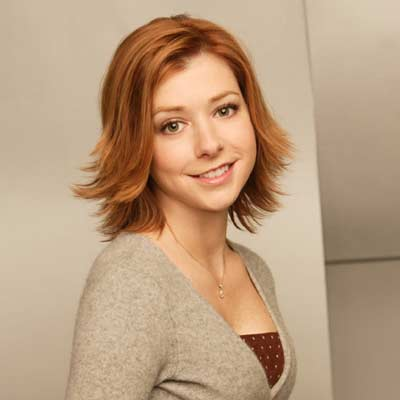
#> input picture try/head1.jpg, 400 x 400 px
$ python imgHistSim1.py
#> lines starting #> are read from the running program, lines starting #| are printed output that depends on the picture
#> further down, img1 is the input picture: PIL image 400x400 RGB; mean R, G, B 186.3, 156.6, 127.8
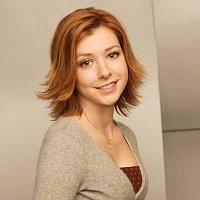
#> input picture try/head3.jpg, 200 x 200 px
#> further down, img2 is the input picture: PIL image 200x200 RGB; mean R, G, B 186, 156.3, 127.6
### try/histogram.py
# This module can classify the image by histogram.
# This method is easy for someone who is a beginner in Image classification.
#
# author MashiMaroLjc
# version 2016-2-16

def classfiy_histogram(image1, image2, size=(128, 128)):
    ''' 'image1' and 'image2' is a Image Object.
    You can build it by 'Image.open(path)'.
    'Size' is parameter what the image will resize to it.It's 256 * 256 when it default.
    This function return the similarity rate betweene 'image1' and 'image2'
    '''
#> called with size = (128, 128)
    image1 = image1.resize(size).convert("RGB")
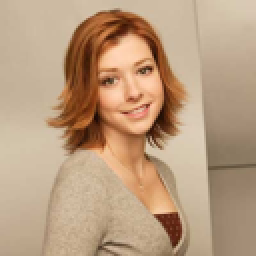
#> image1: PIL image 128x128 RGB (shown 2 times larger); mean R, G, B 186.3, 156.6, 127.8
    g = image1.histogram()
#> g = 768 values, max 830 at index 204, min 0 at index 0, mean 64

    image2 = image2.resize(size).convert("RGB")
    s = image2.histogram()
#> s = 768 values, max 695 at index 204, min 0 at index 0, mean 64

    assert len(g) == len(s), "error"

    data = []

    for index in range(0, len(g)):
        if g[index] != s[index]:
            data.append(1 - abs(g[index] - s[index]) / max(g[index], s[index]))
        else:
            data.append(1)
#> after the loop, data = 768 values, max 1 at index 0, min 0 at index 29, mean 0.832
#| 83.2%

    return float(sum(data)) / len(g)

### try/histogram2.py
# This module can classfiy the image by Average Hash Method with spilt the image to 16 pieces.
# Then calculate every piece ,consider all data and return the result
#
# author MashiMaroLjc
# version 2016-2-17

def calculate(image1, image2):
    g = image1.histogram()
    s = image2.histogram()
    assert len(g) == len(s), "error"

    data = []

    for index in range(0, len(g)):
        if g[index] != s[index]:
            data.append(1 - abs(g[index] - s[index]) / max(g[index], s[index]))
        else:
            data.append(1)

    return float(sum(data)) / len(g)


def split_imgae(image, part_size):
#> called with part_size = (32, 32)
    pw, ph = part_size
    w, h = image.size
#> w = 128; h = 128

    sub_image_list = []

    assert w % pw == h % ph == 0, "error"

    for i in range(0, w, pw):
        for j in range(0, h, ph):
            sub_image = image.crop((i, j, i + pw, j + ph)).copy()
            sub_image_list.append(sub_image)
#> after the loop, sub_image_list = 16 items

    return sub_image_list


def classfiy_histogram_with_split(image1, image2, size=(128, 128), part_size=(32, 32)):
    ''' 'image1' and 'image2' is a Image Object.
    You can build it by 'Image.open(path)'.
    'Size' is parameter what the image will resize to it.It's 256 * 256 when it default.
    'part_size' is size of piece what the image will be divided.It's 64*64 when it default.
    This function return the similarity rate betweene 'image1' and 'image2'
    '''
    image1 = image1.resize(size).convert("RGB")
    sub_image1 = split_imgae(image1, part_size)
#> sub_image1 = 16 items

    image2 = image2.resize(size).convert("RGB")
    sub_image2 = split_imgae(image2, part_size)
#> sub_image2 = 16 items

    sub_data = 0
    for im1, im2 in zip(sub_image1, sub_image2):
        sub_data += calculate(im1, im2)
#> this loop made 16 passes
#> sub_data on passes 1 to 12: 0.957, 1.75, 2.64, 3.58, 4.26, 4.96, 5.66, 6.43, 7.06, 7.75, 8.43, 9.14
#> after the loop, sub_data = 12.68

    x = size[0] / part_size[0]
    y = size[1] / part_size[1]

    pre = round((sub_data / (x * y)), 3)
#> pre = 0.792
#| 79.2%
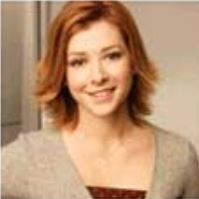
#> input picture try/head2.jpg, 199 x 199 px
#> further down, im2 is the input picture: shape (199, 199, 3); mean B, G, R 114.2, 146.3, 184.6
    return pre


__all__ = [classfiy_histogram_with_split]

### try/histogramCv.py
import cv2
import numpy as np


# This module can classify the image by histogram.
# This method is easy for someone who is a beginner in Image classification.
#
# author MashiMaroLjc
# version 2016-2-16

def classfiy_histogram(image1, image2, size=(64, 64)):
    ''' 'image1' and 'image2' is a Image Object.
    You can build it by 'Image.open(path)'.
    'Size' is parameter what the image will resize to it.It's 256 * 256 when it default.
    This function return the similarity rate betweene 'image1' and 'image2'
    '''
#> called with size = (64, 64)
    image1 = cv2.resize(image1, size)
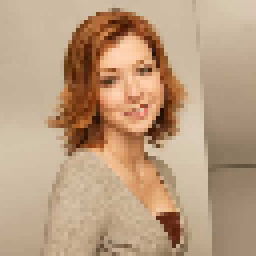
#> image1: shape (64, 64, 3) (shown 4 times larger); mean of channels 0, 1, 2 127.8, 156.6, 186.3; drawn as B, G, R
    data1 = np.histogram(image1.ravel(), 16, [0, 256])
    ls1 = data1[0]
#> ls1 = [88, 226, 225, 239, 232, 302, 548, 718, 1103, 1596, 2025, 2026, 1973, 725, 139, 123]
    g = ls1.flatten().tolist()
#> g has the same summary as ls1

    image2 = cv2.resize(image2, size)
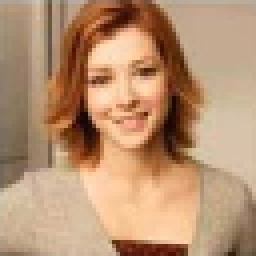
#> image2: shape (64, 64, 3) (shown 4 times larger); mean of channels 0, 1, 2 113.6, 145.7, 184; drawn as B, G, R
    data2 = np.histogram(image2.ravel(), 16, [0, 256])
    ls2 = data2[0]
#> ls2 = [290, 315, 355, 336, 384, 489, 822, 815, 1134, 1547, 1637, 1193, 1387, 830, 178, 576]
    s = ls2.flatten().tolist()
#> s has the same summary as ls2

    assert len(g) == len(s), "error"

    data = []

    for index in range(0, len(g)):
        if g[index] != s[index]:
            data.append(1 - abs(g[index] - s[index]) / max(g[index], s[index]))
        else:
            data.append(1)
#> this loop made 16 passes
#> after the loop, data = [0.303, 0.717, 0.634, 0.711, 0.604, 0.618, 0.667, 0.881, 0.973, 0.969, 0.808, 0.589, 0.703, 0.873, 0.781, 0.214]

    return float(sum(data)) / len(g)

### try/imgHistSim1.py
import cv2
import histogram as his
import histogram2 as his2
import histogramCv as hisCv
from PIL import Image

img1 = Image.open("head1.jpg")
img2 = Image.open("head3.jpg")
print("{:.1%}".format(his.classfiy_histogram(img1, img2)))
print("{:.1%}".format(his2.classfiy_histogram_with_split(img1, img2)))
im1 = cv2.imread('head1.jpg', 1)
im2 = cv2.imread('head2.jpg', 1)
print("{:.1%}".format(hisCv.classfiy_histogram(im1, im2)))
#| 69.0%
